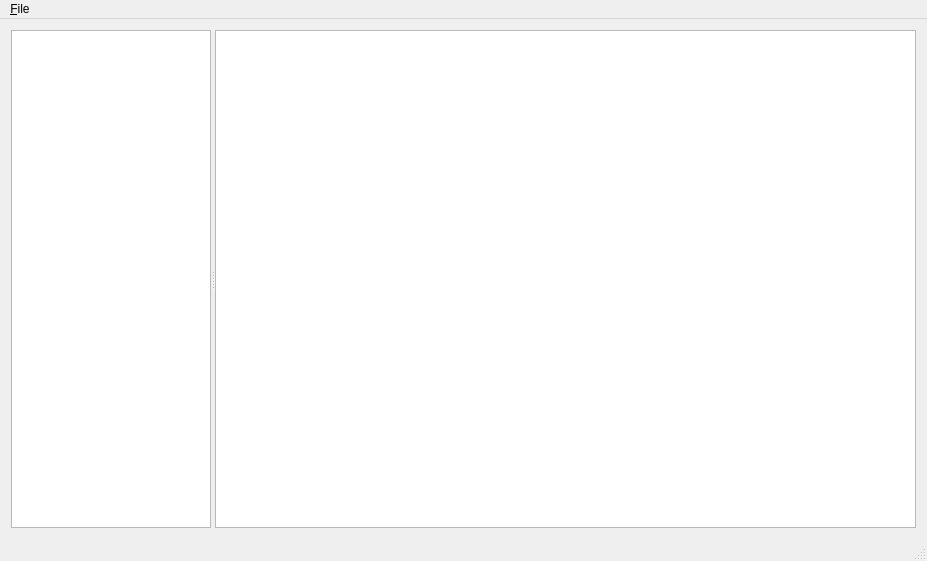
<?xml version="1.0" encoding="UTF-8"?>
<ui version="4.0">
 <class>MainWindow</class>
 <widget class="QMainWindow" name="MainWindow">
  <property name="geometry">
   <rect>
    <x>0</x>
    <y>0</y>
    <width>927</width>
    <height>561</height>
   </rect>
  </property>
  <property name="windowTitle">
   <string>MainWindow</string>
  </property>
  <property name="unifiedTitleAndToolBarOnMac">
   <bool>true</bool>
  </property>
  <widget class="QWidget" name="centralWidget">
   <layout class="QGridLayout" name="gridLayout_2">
    <item row="0" column="0">
     <widget class="QSplitter" name="splitter_2">
      <property name="orientation">
       <enum>Qt::Horizontal</enum>
      </property>
      <widget class="QSplitter" name="splitter">
       <property name="minimumSize">
        <size>
         <width>80</width>
         <height>0</height>
        </size>
       </property>
       <property name="maximumSize">
        <size>
         <width>200</width>
         <height>16777215</height>
        </size>
       </property>
       <property name="orientation">
        <enum>Qt::Vertical</enum>
       </property>
       <property name="handleWidth">
        <number>3</number>
       </property>
       <property name="childrenCollapsible">
        <bool>false</bool>
       </property>
       <widget class="RoomsList" name="rooms_list">
        <property name="minimumSize">
         <size>
          <width>80</width>
          <height>0</height>
         </size>
        </property>
        <property name="maximumSize">
         <size>
          <width>200</width>
          <height>16777215</height>
         </size>
        </property>
       </widget>
      </widget>
      <widget class="QWidget" name="widget" native="true">
       <layout class="QGridLayout" name="gridLayout">
        <property name="margin">
         <number>0</number>
        </property>
        <property name="spacing">
         <number>0</number>
        </property>
        <item row="0" column="1">
         <spacer name="verticalSpacer_2">
          <property name="orientation">
           <enum>Qt::Vertical</enum>
          </property>
          <property name="sizeHint" stdset="0">
           <size>
            <width>0</width>
            <height>0</height>
           </size>
          </property>
         </spacer>
        </item>
        <item row="1" column="0">
         <spacer name="horizontalSpacer">
          <property name="orientation">
           <enum>Qt::Horizontal</enum>
          </property>
          <property name="sizeHint" stdset="0">
           <size>
            <width>0</width>
            <height>0</height>
           </size>
          </property>
         </spacer>
        </item>
        <item row="1" column="1">
         <widget class="RoomView" name="room_view">
          <property name="sizePolicy">
           <sizepolicy hsizetype="Expanding" vsizetype="Expanding">
            <horstretch>1</horstretch>
            <verstretch>1</verstretch>
           </sizepolicy>
          </property>
          <property name="contextMenuPolicy">
           <enum>Qt::CustomContextMenu</enum>
          </property>
          <property name="verticalScrollBarPolicy">
           <enum>Qt::ScrollBarAlwaysOff</enum>
          </property>
          <property name="horizontalScrollBarPolicy">
           <enum>Qt::ScrollBarAlwaysOff</enum>
          </property>
          <property name="renderHints">
           <set>QPainter::Antialiasing|QPainter::HighQualityAntialiasing|QPainter::SmoothPixmapTransform|QPainter::TextAntialiasing</set>
          </property>
         </widget>
        </item>
        <item row="1" column="2">
         <spacer name="horizontalSpacer_2">
          <property name="orientation">
           <enum>Qt::Horizontal</enum>
          </property>
          <property name="sizeHint" stdset="0">
           <size>
            <width>0</width>
            <height>0</height>
           </size>
          </property>
         </spacer>
        </item>
        <item row="2" column="1">
         <spacer name="verticalSpacer">
          <property name="orientation">
           <enum>Qt::Vertical</enum>
          </property>
          <property name="sizeHint" stdset="0">
           <size>
            <width>0</width>
            <height>0</height>
           </size>
          </property>
         </spacer>
        </item>
       </layout>
      </widget>
     </widget>
    </item>
   </layout>
  </widget>
  <widget class="QMenuBar" name="menuBar">
   <property name="geometry">
    <rect>
     <x>0</x>
     <y>0</y>
     <width>927</width>
     <height>21</height>
    </rect>
   </property>
   <widget class="QMenu" name="menu_File">
    <property name="title">
     <string>&amp;File</string>
    </property>
    <addaction name="action_Open"/>
    <addaction name="separator"/>
    <addaction name="action_Save"/>
    <addaction name="separator"/>
    <addaction name="action_Quit"/>
   </widget>
   <addaction name="menu_File"/>
  </widget>
  <widget class="QStatusBar" name="statusBar"/>
  <action name="action_Open">
   <property name="text">
    <string>&amp;Open</string>
   </property>
  </action>
  <action name="action_Save">
   <property name="text">
    <string>&amp;Save</string>
   </property>
  </action>
  <action name="actionSave_as">
   <property name="text">
    <string>Save as..</string>
   </property>
  </action>
  <action name="action_Quit">
   <property name="text">
    <string>&amp;Quit</string>
   </property>
  </action>
 </widget>
 <layoutdefault spacing="6" margin="11"/>
 <customwidgets>
  <customwidget>
   <class>RoomView</class>
   <extends>QGraphicsView</extends>
   <header>roomview.h</header>
  </customwidget>
  <customwidget>
   <class>RoomsList</class>
   <extends>QListView</extends>
   <header>roomslist.h</header>
  </customwidget>
 </customwidgets>
 <resources/>
 <connections/>
</ui>
